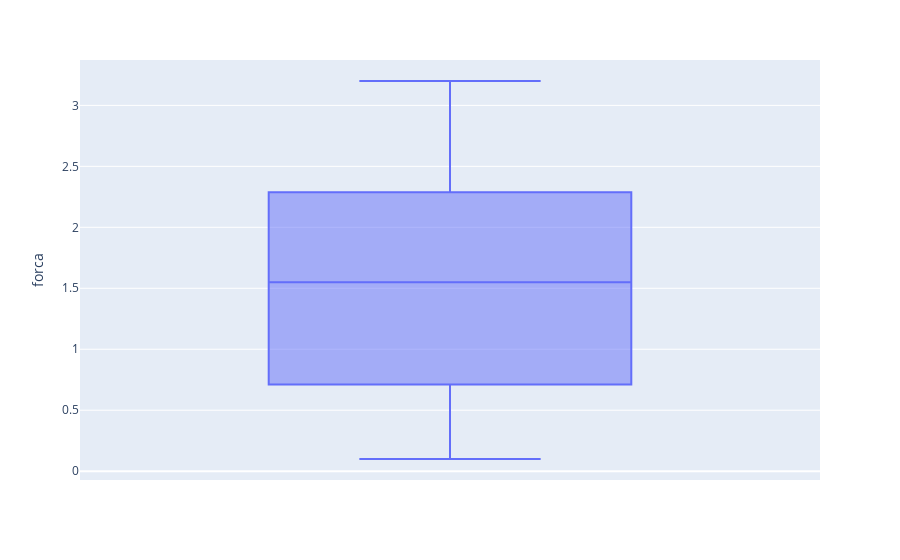

The code cell stored with this chart in its notebook:
### Code cell
boxplot = px.box(mola_trat, y="forca" )
boxplot.show()

### Figure 1 — Plotly figure (JSON) as saved in the notebook; plotly's stock layout.template omitted (floating-point values rounded to 4 significant figures)
{"data": [{"alignmentgroup": "True", "hovertemplate": "forca=%{y}<extra></extra>", "legendgroup": "", "marker": {"color": "#636efa"}, "name": "", "notched": false, "offsetgroup": "", "orientation": "v", "showlegend": false, "type": "box", "x0": " ", "xaxis": "x", "y": [0.1, 0.15, 0.23, 0.31, 0.45, 0.55, 0.68, 0.72, 0.83, 1.05, 1.15, 1.21, 1.23, 1.35, 1.55, 1.71, 1.75, 1.92, 2.04, 2.15, 2.19, 2.25, 2.4, 2.55, 2.72, 2.85, 3, 3.1, 3.2], "y0": " ", "yaxis": "y"}], "layout": {"boxmode": "group", "legend": {"tracegroupgap": 0}, "margin": {"t": 60}, "xaxis": {"anchor": "y", "domain": [0, 1]}, "yaxis": {"anchor": "x", "domain": [0, 1], "title": {"text": "forca"}}}}
